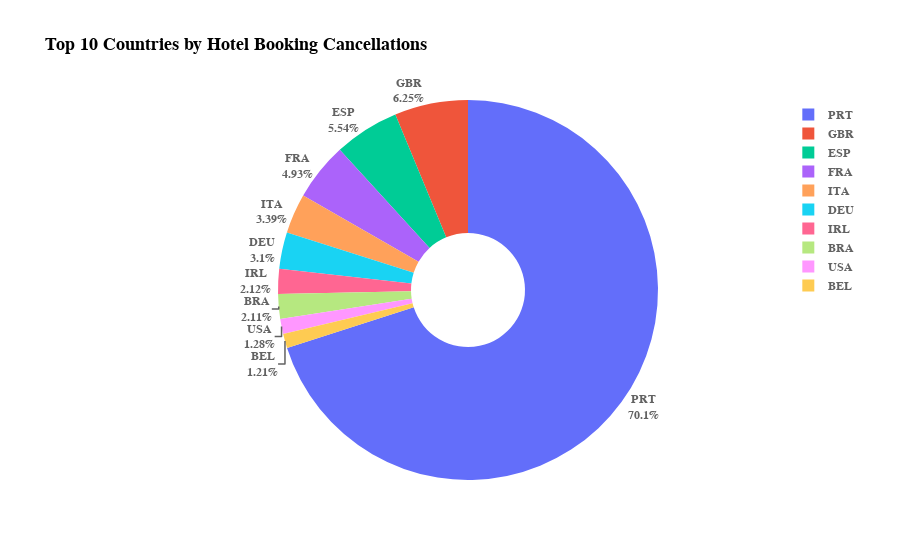

Notebook cell for this chart:
### Code cell
# Plotting the pie chart using Plotly Express
fig = px.pie(
    top_10,
    values='cancellation_count',
    names='country',
    title='Top 10 Countries by Hotel Booking Cancellations',
    color_discrete_sequence=px.colors.qualitative.Plotly,
    hole=0.3
)

fig.update_traces(textinfo='label+percent', textposition="outside")

fig.update_layout(
    font=dict(size=12, family='Arial', color='#626262',weight="bold"),
    title_font=dict(size=18, family='Arial', color='black', weight="bold"),  # Increase the title font size

)

fig.show()

### Figure 1 — Plotly figure (JSON) as saved in the notebook; plotly's stock layout.template omitted (floating-point values rounded to 4 significant figures)
{"data": [{"domain": {"x": [0, 1], "y": [0, 1]}, "hole": 0.3, "hovertemplate": "country=%{label}<br>cancellation_count=%{value}<extra></extra>", "labels": ["BEL", "BRA", "DEU", "ESP", "FRA", "GBR", "IRL", "ITA", "PRT", "USA"], "legendgroup": "", "name": "", "showlegend": true, "textinfo": "label+percent", "textposition": "outside", "type": "pie", "values": [474, 830, 1218, 2177, 1934, 2453, 832, 1333, 27514, 501]}], "layout": {"font": {"color": "#626262", "family": "Arial", "size": 12, "weight": "bold"}, "legend": {"tracegroupgap": 0}, "piecolorway": ["#636EFA", "#EF553B", "#00CC96", "#AB63FA", "#FFA15A", "#19D3F3", "#FF6692", "#B6E880", "#FF97FF", "#FECB52"], "title": {"font": {"color": "black", "family": "Arial", "size": 18, "weight": "bold"}, "text": "Top 10 Countries by Hotel Booking Cancellations"}}}
